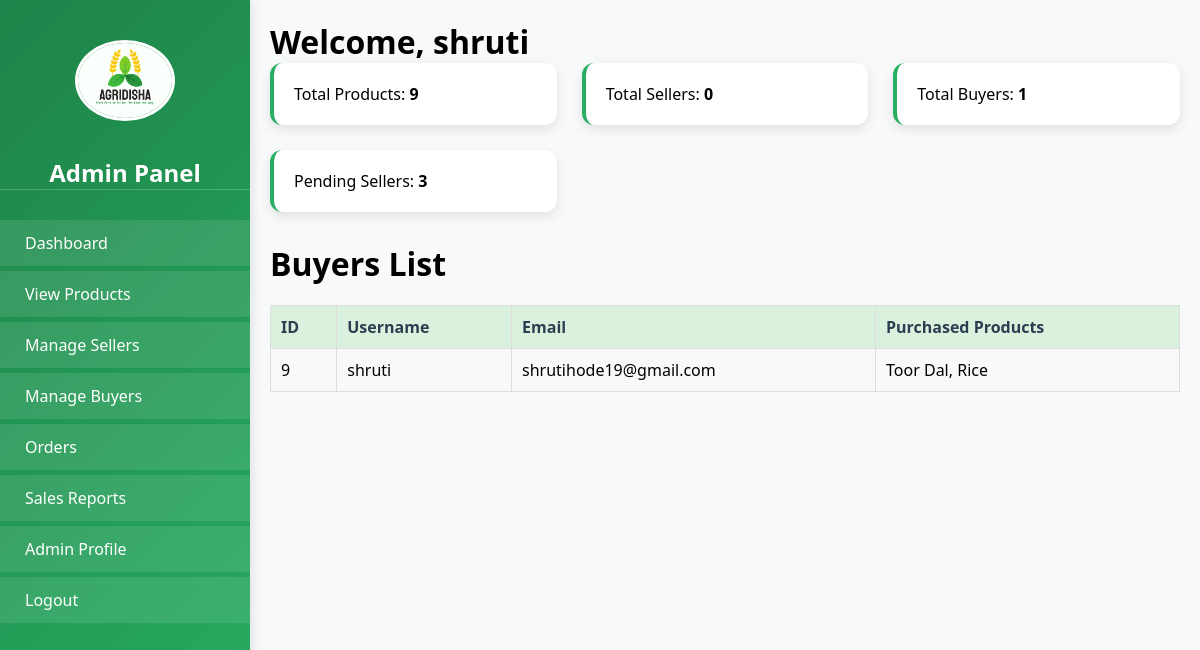
The page /ASSETS/ADMIN/admin.php?tab=manage_buyers (signed in) on the database its author committed.
### tables this page shows
CREATE TABLE IF NOT EXISTS `users` (
  `id` int NOT NULL AUTO_INCREMENT,
  `username` varchar(100) NOT NULL,
  `email` varchar(100) NOT NULL,
  `password_hash` varchar(255) NOT NULL,
  `role` enum('Farmer','Buyer','Admin') NOT NULL,
  `status` enum('Active','Inactive','Pending') NOT NULL DEFAULT 'Pending',
  `otp` varchar(6) NOT NULL,
  `otp_verified` tinyint(1) DEFAULT '0',
  `otp_timestamp` timestamp NULL DEFAULT CURRENT_TIMESTAMP,
  `reset_token` varchar(300) DEFAULT NULL,
  `reset_token_expiry` datetime DEFAULT NULL,
  `address_line1` varchar(255) DEFAULT NULL,
  `address_line2` varchar(255) DEFAULT NULL,
  `city` varchar(100) DEFAULT NULL,
  `state` varchar(100) DEFAULT NULL,
  `postal_code` varchar(20) DEFAULT NULL,
  `country` varchar(100) DEFAULT NULL,
  `phone` varchar(20) DEFAULT NULL,
  PRIMARY KEY (`id`),
  UNIQUE KEY `email` (`email`)
);

### ASSETS/ADMIN/admin.php (the view, shortened to what this page needs)
<?php
$servername = "localhost";
$username = "root";
$password = "";
$dbname = "ams_db";
$conn = new mysqli($servername, $username, $password, $dbname);
$admin_name = $_SESSION['admin'];
$admin_query = $conn->prepare("SELECT * FROM admin_info WHERE admin_name = ?");
$admin_query->bind_param("s", $admin_name);
$admin_query->execute();
$admin_info = $admin_query->get_result()->fetch_assoc();
$counts = [
    'total_products' => "SELECT COUNT(*) AS total FROM products",
    'total_sellers' => "SELECT COUNT(*) AS total FROM users WHERE role='Farmer' AND status='approved'",
    'total_buyers' => "SELECT COUNT(*) AS total FROM users WHERE role='Buyer'",
    'pending_sellers' => "SELECT COUNT(*) AS total FROM users WHERE role='Farmer' AND status='Pending'",
];;
$data_counts = [];
foreach ($counts as $key => $sql) {
    $result = $conn->query($sql);
    $row = $result->fetch_assoc();
    $data_counts[$key] = $row['total'];
}
$tab = isset($_GET['tab']) ? $_GET['tab'] : 'dashboard';
?>
<!DOCTYPE html>
<html lang="en">
<head>
    <link rel="stylesheet" href="style.css">
</head>
<body>
    <div class="container">
        <div class="sidebar">
            <div class="logo-container">
                <img src="../IMAGES/logo.jpg" alt="Logo" width="100">
            </div>
            <h2>Admin Panel</h2>
            <ul>
                <li><a href="?tab=dashboard">Dashboard</a></li>
                <li><a href="?tab=view_products">View Products</a></li>
                <li><a href="?tab=manage_sellers">Manage Sellers </a></li>
                <li><a href="?tab=manage_buyers">Manage Buyers</a></li>
                <li><a href="?tab=manage_orders">Orders</a></li>
                <li><a href="?tab=sales_reports">Sales Reports</a></li>
                <li><a href="?tab=admin_profile">Admin Profile</a></li>
                <li><a href="logout.php">Logout</a></li>
            </ul>
        </div>
        <div class="content">
            <h1>Welcome, <?= htmlspecialchars($admin_info['admin_name']) ?></h1>
            <div class="dashboard-cards">
                <div class="card">Total Products: <strong><?= $data_counts['total_products'] ?></strong></div>
                <div class="card">Total Sellers: <strong><?= $data_counts['total_sellers'] ?></strong></div>
                <div class="card">Total Buyers: <strong><?= $data_counts['total_buyers'] ?></strong></div>
                <div class="card">Pending Sellers: <strong><?= $data_counts['pending_sellers'] ?></strong></div>
            </div>
            <?php
            $allowed_tabs = ['dashboard', 'view_products', 'manage_sellers', 'manage_buyers', 'manage_orders', 'sales_reports', 'admin_profile'];
            if (in_array($tab, $allowed_tabs)) {
                include "$tab.php";
            } else {
                echo "<p>Invalid tab selected.</p>";
            }
            ?>
        </div>
    </div>
</body>
</html>

### ASSETS/ADMIN/manage_buyers.php (shortened to what this page needs)
<?php
$servername = "localhost";
$username = "root";
$password = "";
$dbname = "ams_db";
$conn = new mysqli($servername, $username, $password, $dbname);
$buyers_query = "SELECT users.id, users.username, users.email, GROUP_CONCAT(products.name SEPARATOR ', ') AS purchased_products
                 FROM users
                 LEFT JOIN orders ON users.id = orders.buyer_id
                 LEFT JOIN products ON orders.product_id = products.id
                 WHERE users.role='Buyer'
                 GROUP BY users.id";
$buyers_result = $conn->query($buyers_query);
?>
<!DOCTYPE html>
<html lang="en">
<head>
    <link rel="stylesheet" href="style.css">
</head>
<body>
    <h1>Buyers List</h1>
    <table border="1">
        <thead>
            <tr>
                <th>ID</th>
                <th>Username</th>
                <th>Email</th>
                <th>Purchased Products</th>
            </tr>
        </thead>
        <tbody>
            <?php if ($buyers_result->num_rows > 0): ?>
                <?php while ($buyer = $buyers_result->fetch_assoc()): ?>
                    <tr>
                        <td><?= htmlspecialchars($buyer['id']) ?></td>
                        <td><?= htmlspecialchars($buyer['username']) ?></td>
                        <td><?= htmlspecialchars($buyer['email']) ?></td>
                        <td><?= htmlspecialchars($buyer['purchased_products'] ?: 'No purchases') ?></td>
                    </tr>
                <?php endwhile; ?>
            <?php else: ?>
                <tr><td colspan="4">No buyers found.</td></tr>
            <?php endif; ?>
        </tbody>
    </table>
</body>
</html>

### ASSETS/ADMIN/style.css (style rules this page uses)
:root { --primary-green: #1e8449; --secondary-green: #27ae60; --light-green: #daf1de; --accent-brown: #8b4513; --neutral-beige: #f5f0e1; --text-dark: #2c3e50; --text-light: #ffffff; --shadow: rgba(0, 0, 0, 0.1); }
* { margin: 0; padding: 0; box-sizing: border-box; font-family: 'Segoe UI', Tahoma, Geneva, Verdana, sans-serif; }
body { background-color: #f8f9fa; min-height: 100vh; }
.container { display: flex; min-height: 100vh; }
.sidebar { width: 250px; background: linear-gradient(135deg, var(--primary-green), var(--secondary-green)); color: var(--text-light); padding: 20px 0; position: fixed; height: 100vh; overflow-y: auto; box-shadow: 2px 0 10px var(--shadow); }
.logo-container { padding: 20px; text-align: center; }
.logo-container img { border-radius: 50%; margin-bottom: 10px; border: 3px solid var(--text-light); }
.sidebar h2 { text-align: center; font-size: 1.5rem; margin-bottom: 30px; color: var(--text-light); padding: 0 20px; border-bottom: 1px solid rgba(255, 255, 255, 0.2); }
.sidebar ul { list-style: none; padding: 0; }
.sidebar ul li { margin-bottom: 5px; }
.sidebar ul li a { display: flex; align-items: center; padding: 12px 25px; color: var(--text-light); text-decoration: none; transition: all 0.3s ease; background-color: rgba(255, 255, 255, 0.1); }
.content { flex: 1; margin-left: 250px; padding: 20px; }
.dashboard-cards { display: grid; grid-template-columns: repeat(auto-fit, minmax(250px, 1fr)); gap: 25px; margin-bottom: 30px; }
.card { background-color: #fff; padding: 20px; border-radius: 12px; box-shadow: 0 4px 12px var(--shadow); border-left: 4px solid var(--secondary-green); transition: transform 0.3s ease; }
table { width: 100%; border-collapse: separate; border-spacing: 0; }
th { background-color: var(--light-green); color: var(--text-dark); padding: 15px; text-align: left; font-weight: 600; border-bottom: 2px solid var(--secondary-green); }
td { padding: 15px; border-bottom: 1px solid rgba(0, 0, 0, 0.05); }

### ASSETS/ADMIN/manage_buyers.php (style rules this page uses)
table { width: 100%; border-collapse: collapse; margin-top: 20px; }
th, td { padding: 10px; text-align: left; border: 1px solid #ddd; }

### rows shown on the page
users: id "9", username "shruti", email "shrutihode19@gmail.com", purchased_products "Toor Dal, Rice"

### other values the page prints
$admin_info['admin_name'] "shruti"
$data_counts['total_products'] "9"
$data_counts['total_sellers'] "0"
$data_counts['total_buyers'] "1"
$data_counts['pending_sellers'] "3"
